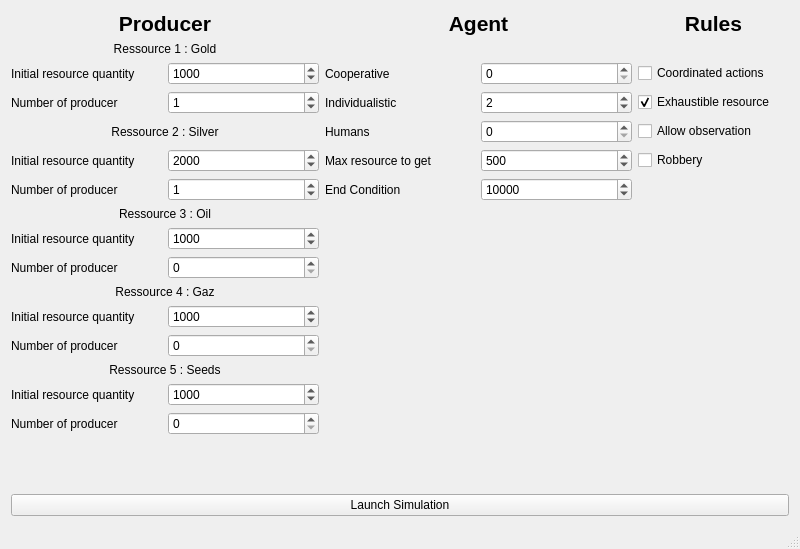
<?xml version="1.0" encoding="UTF-8"?>
<ui version="4.0">
 <class>MainWindow</class>
 <widget class="QMainWindow" name="MainWindow">
  <property name="geometry">
   <rect>
    <x>0</x>
    <y>0</y>
    <width>800</width>
    <height>549</height>
   </rect>
  </property>
  <property name="windowTitle">
   <string>MainWindow</string>
  </property>
  <widget class="QWidget" name="gridLayoutWidget">
   <layout class="QGridLayout" name="gridLayout">
    <item row="8" column="1">
     <widget class="QSpinBox" name="R3I_SB">
      <property name="maximum">
       <number>10000</number>
      </property>
      <property name="value">
       <number>1000</number>
      </property>
     </widget>
    </item>
    <item row="8" column="0">
     <widget class="QLabel" name="label_12">
      <property name="text">
       <string>Initial resource quantity</string>
      </property>
     </widget>
    </item>
    <item row="3" column="0">
     <widget class="QLabel" name="label_10">
      <property name="text">
       <string>Number of producer</string>
      </property>
     </widget>
    </item>
    <item row="0" column="4">
     <widget class="QLabel" name="label_2">
      <property name="font">
       <font>
        <pointsize>16</pointsize>
        <weight>75</weight>
        <bold>true</bold>
       </font>
      </property>
      <property name="text">
       <string>Rules</string>
      </property>
      <property name="alignment">
       <set>Qt::AlignCenter</set>
      </property>
     </widget>
    </item>
    <item row="2" column="0">
     <widget class="QLabel" name="label_9">
      <property name="text">
       <string>Initial resource quantity</string>
      </property>
     </widget>
    </item>
    <item row="16" column="0" colspan="5">
     <spacer name="verticalSpacer">
      <property name="orientation">
       <enum>Qt::Vertical</enum>
      </property>
      <property name="sizeHint" stdset="0">
       <size>
        <width>20</width>
        <height>40</height>
       </size>
      </property>
     </spacer>
    </item>
    <item row="15" column="1">
     <widget class="QSpinBox" name="R5N_SB">
      <property name="maximum">
       <number>5</number>
      </property>
     </widget>
    </item>
    <item row="5" column="0">
     <widget class="QLabel" name="label_11">
      <property name="text">
       <string>Initial resource quantity</string>
      </property>
     </widget>
    </item>
    <item row="9" column="1">
     <widget class="QSpinBox" name="R3N_SB">
      <property name="maximum">
       <number>5</number>
      </property>
     </widget>
    </item>
    <item row="4" column="0" colspan="2">
     <widget class="QLabel" name="label_5">
      <property name="text">
       <string>Ressource 2 : Silver</string>
      </property>
      <property name="alignment">
       <set>Qt::AlignCenter</set>
      </property>
     </widget>
    </item>
    <item row="13" column="0" colspan="2">
     <widget class="QLabel" name="label_8">
      <property name="text">
       <string>Ressource 5 : Seeds</string>
      </property>
      <property name="alignment">
       <set>Qt::AlignCenter</set>
      </property>
     </widget>
    </item>
    <item row="7" column="0" colspan="2">
     <widget class="QLabel" name="label_6">
      <property name="text">
       <string>Ressource 3 : Oil</string>
      </property>
      <property name="alignment">
       <set>Qt::AlignCenter</set>
      </property>
     </widget>
    </item>
    <item row="2" column="1">
     <widget class="QSpinBox" name="R1I_SB">
      <property name="maximum">
       <number>10000</number>
      </property>
      <property name="value">
       <number>1000</number>
      </property>
     </widget>
    </item>
    <item row="10" column="0" colspan="2">
     <widget class="QLabel" name="label_7">
      <property name="text">
       <string>Ressource 4 : Gaz</string>
      </property>
      <property name="alignment">
       <set>Qt::AlignCenter</set>
      </property>
     </widget>
    </item>
    <item row="0" column="0" colspan="2">
     <widget class="QLabel" name="label_1">
      <property name="font">
       <font>
        <pointsize>16</pointsize>
        <weight>75</weight>
        <bold>true</bold>
       </font>
      </property>
      <property name="text">
       <string>Producer</string>
      </property>
      <property name="alignment">
       <set>Qt::AlignCenter</set>
      </property>
     </widget>
    </item>
    <item row="1" column="0" colspan="2">
     <widget class="QLabel" name="label_4">
      <property name="text">
       <string>Ressource 1 : Gold</string>
      </property>
      <property name="alignment">
       <set>Qt::AlignCenter</set>
      </property>
     </widget>
    </item>
    <item row="9" column="0">
     <widget class="QLabel" name="label_17">
      <property name="text">
       <string>Number of producer</string>
      </property>
     </widget>
    </item>
    <item row="6" column="0">
     <widget class="QLabel" name="label_18">
      <property name="text">
       <string>Number of producer</string>
      </property>
     </widget>
    </item>
    <item row="2" column="4">
     <widget class="QCheckBox" name="COORD_CB">
      <property name="text">
       <string>Coordinated actions</string>
      </property>
     </widget>
    </item>
    <item row="12" column="0">
     <widget class="QLabel" name="label_16">
      <property name="text">
       <string>Number of producer</string>
      </property>
     </widget>
    </item>
    <item row="17" column="0" colspan="5">
     <widget class="QPushButton" name="launch_PB">
      <property name="text">
       <string>Launch Simulation</string>
      </property>
     </widget>
    </item>
    <item row="11" column="0">
     <widget class="QLabel" name="label_13">
      <property name="text">
       <string>Initial resource quantity</string>
      </property>
     </widget>
    </item>
    <item row="2" column="2">
     <widget class="QLabel" name="label_19">
      <property name="text">
       <string>Cooperative</string>
      </property>
     </widget>
    </item>
    <item row="14" column="0">
     <widget class="QLabel" name="label_14">
      <property name="text">
       <string>Initial resource quantity</string>
      </property>
     </widget>
    </item>
    <item row="12" column="1">
     <widget class="QSpinBox" name="R4N_SB">
      <property name="maximum">
       <number>5</number>
      </property>
     </widget>
    </item>
    <item row="6" column="1">
     <widget class="QSpinBox" name="R2N_SB">
      <property name="maximum">
       <number>5</number>
      </property>
      <property name="value">
       <number>1</number>
      </property>
     </widget>
    </item>
    <item row="11" column="1">
     <widget class="QSpinBox" name="R4I_SB">
      <property name="maximum">
       <number>10000</number>
      </property>
      <property name="value">
       <number>1000</number>
      </property>
     </widget>
    </item>
    <item row="14" column="1">
     <widget class="QSpinBox" name="R5I_SB">
      <property name="maximum">
       <number>10000</number>
      </property>
      <property name="value">
       <number>1000</number>
      </property>
     </widget>
    </item>
    <item row="15" column="0">
     <widget class="QLabel" name="label_15">
      <property name="text">
       <string>Number of producer</string>
      </property>
     </widget>
    </item>
    <item row="5" column="1">
     <widget class="QSpinBox" name="R2I_SB">
      <property name="maximum">
       <number>10000</number>
      </property>
      <property name="value">
       <number>2000</number>
      </property>
     </widget>
    </item>
    <item row="3" column="1">
     <widget class="QSpinBox" name="R1N_SB">
      <property name="maximum">
       <number>5</number>
      </property>
      <property name="value">
       <number>1</number>
      </property>
     </widget>
    </item>
    <item row="2" column="3">
     <widget class="QSpinBox" name="AGENTC_SB">
      <property name="maximum">
       <number>10</number>
      </property>
     </widget>
    </item>
    <item row="0" column="2" colspan="2">
     <widget class="QLabel" name="label_3">
      <property name="font">
       <font>
        <pointsize>16</pointsize>
        <weight>75</weight>
        <bold>true</bold>
       </font>
      </property>
      <property name="text">
       <string>Agent</string>
      </property>
      <property name="alignment">
       <set>Qt::AlignCenter</set>
      </property>
     </widget>
    </item>
    <item row="3" column="2">
     <widget class="QLabel" name="label_20">
      <property name="text">
       <string>Individualistic</string>
      </property>
     </widget>
    </item>
    <item row="3" column="3">
     <widget class="QSpinBox" name="AGENTI_SB">
      <property name="maximum">
       <number>10</number>
      </property>
      <property name="value">
       <number>2</number>
      </property>
     </widget>
    </item>
    <item row="4" column="2">
     <widget class="QLabel" name="label_21">
      <property name="text">
       <string>Humans</string>
      </property>
     </widget>
    </item>
    <item row="4" column="3">
     <widget class="QSpinBox" name="AGENTH_SB">
      <property name="maximum">
       <number>10</number>
      </property>
     </widget>
    </item>
    <item row="3" column="4">
     <widget class="QCheckBox" name="EXHAUST_CB">
      <property name="text">
       <string>Exhaustible resource</string>
      </property>
      <property name="checked">
       <bool>true</bool>
      </property>
      <property name="tristate">
       <bool>false</bool>
      </property>
     </widget>
    </item>
    <item row="4" column="4">
     <widget class="QCheckBox" name="OBS_CB">
      <property name="text">
       <string>Allow observation</string>
      </property>
     </widget>
    </item>
    <item row="5" column="4">
     <widget class="QCheckBox" name="ROBBERY_CB">
      <property name="text">
       <string>Robbery</string>
      </property>
     </widget>
    </item>
    <item row="5" column="3">
     <widget class="QSpinBox" name="MAXGET_SB">
      <property name="maximum">
       <number>1000</number>
      </property>
      <property name="singleStep">
       <number>1</number>
      </property>
      <property name="value">
       <number>500</number>
      </property>
     </widget>
    </item>
    <item row="5" column="2">
     <widget class="QLabel" name="label">
      <property name="text">
       <string>Max resource to get</string>
      </property>
     </widget>
    </item>
    <item row="6" column="3">
     <widget class="QSpinBox" name="ENDCOND_SB">
      <property name="minimum">
       <number>1</number>
      </property>
      <property name="maximum">
       <number>100000000</number>
      </property>
      <property name="value">
       <number>10000</number>
      </property>
     </widget>
    </item>
    <item row="6" column="2">
     <widget class="QLabel" name="label_22">
      <property name="text">
       <string>End Condition</string>
      </property>
     </widget>
    </item>
   </layout>
  </widget>
  <widget class="QStatusBar" name="statusBar"/>
 </widget>
 <layoutdefault spacing="6" margin="11"/>
 <tabstops>
  <tabstop>launch_PB</tabstop>
  <tabstop>R1I_SB</tabstop>
  <tabstop>R1N_SB</tabstop>
  <tabstop>R2I_SB</tabstop>
  <tabstop>R2N_SB</tabstop>
  <tabstop>R3I_SB</tabstop>
  <tabstop>R3N_SB</tabstop>
  <tabstop>R4I_SB</tabstop>
  <tabstop>R4N_SB</tabstop>
  <tabstop>R5I_SB</tabstop>
  <tabstop>R5N_SB</tabstop>
  <tabstop>AGENTC_SB</tabstop>
  <tabstop>AGENTI_SB</tabstop>
  <tabstop>AGENTH_SB</tabstop>
  <tabstop>COORD_CB</tabstop>
  <tabstop>EXHAUST_CB</tabstop>
  <tabstop>OBS_CB</tabstop>
  <tabstop>ROBBERY_CB</tabstop>
 </tabstops>
 <resources/>
 <connections/>
</ui>
